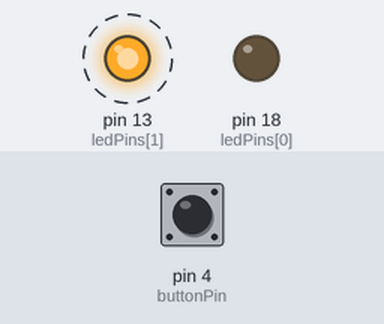
This sketch was run on a simulated Arduino Uno, built with avr-gcc and run on an emulated ATmega328P. On the bench: output pins drawn as LEDs (lit = HIGH). Dashed ring = blinking. The test bench sets the inputs (shaded band); at power-on: pin 4 (buttonPin) HIGH.

Above: at 0.37 s.
1.3 s: pin 4 (buttonPin) pulled LOW for 0.15 s
At 1.6 s:
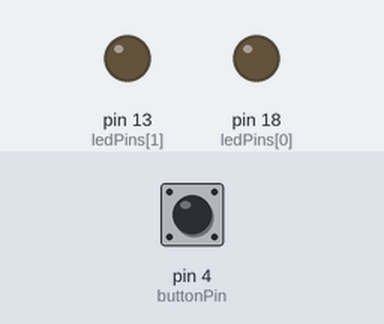
2.9 s: pin 4 (buttonPin) pulled LOW for 1 s
At 3.02 s:
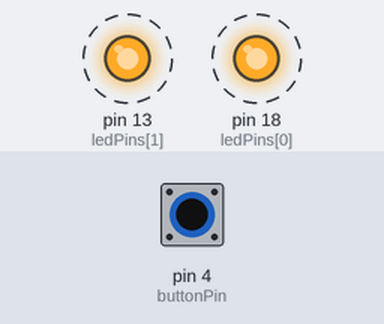
5.9 s: pin 4 (buttonPin) pulled LOW for 3.2 s
At 7.0 s:
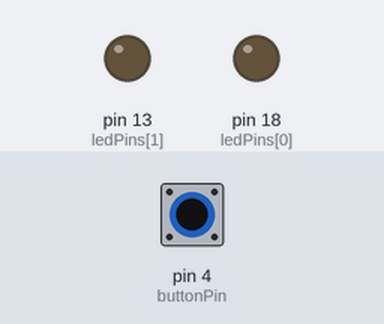
Timing chart, 0 to 8.9 s (numbered marks = the images above; inputs shaded):
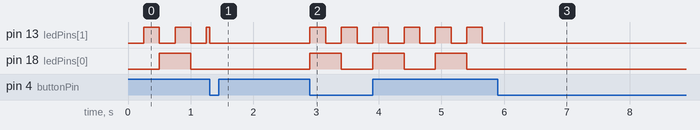

The sketch:

button-millis.ino
```cpp
const int buttonPin = 4;
const int ledCount = 2;
const int ledPins[ledCount] = { 18, 13 };
const unsigned long intervals[ledCount] = { 500, 250 };
const unsigned long buttonInterval = 50;

unsigned long lastToggles[ledCount] = { 0, 0 };
bool ledOn[ledCount] = { false, false };
unsigned long lastButtonRead = 0;
int lastButtonState = HIGH;
bool isBlinking = true;

bool isButtonPressed(unsigned long now) {
  bool pressed = false;
  if (now - lastButtonRead >= buttonInterval) {
    lastButtonRead = now;
    int buttonState = digitalRead(buttonPin);
    if (buttonState == LOW && lastButtonState == HIGH) {
      pressed = true;
    }
    lastButtonState = buttonState;
  }
  return pressed;
}

void updateLeds(unsigned long now) {
  for (int i = 0; i < ledCount; i++) {
    if (now - lastToggles[i] >= intervals[i]) {
      lastToggles[i] = now;
      ledOn[i] = !ledOn[i];
      digitalWrite(ledPins[i], ledOn[i]);
    }
  }
}

void turnLedsOff() {
  for (int i = 0; i < ledCount; i++) {
    ledOn[i] = false;
    digitalWrite(ledPins[i], LOW);
  }
}

void setup() {
  for (int i = 0; i < ledCount; i++) {
    pinMode(ledPins[i], OUTPUT);
  }
  pinMode(buttonPin, INPUT_PULLUP);
}

void loop() {
  unsigned long now = millis();
  if (isButtonPressed(now)) {
    isBlinking = !isBlinking;
  }
  if (isBlinking) {
    updateLeds(now);
  } else {
    turnLedsOff();
  }
}
```

Measured:
- after the input at 1.3 s, pin 18 (ledPins[0]): stays LOW (without the input it goes to HIGH after 0.20 s)
- after the input at 2.9 s, pin 13 (ledPins[1]): alternates HIGH for 0.25 s and LOW for 0.25 s, starting at once; pin 18 (ledPins[0]): alternates HIGH for 0.50 s and LOW for 0.50 s, starting at once
- after the input at 5.9 s, pin 13 (ledPins[1]), pin 18 (ledPins[0]): stops changing and stays LOW
